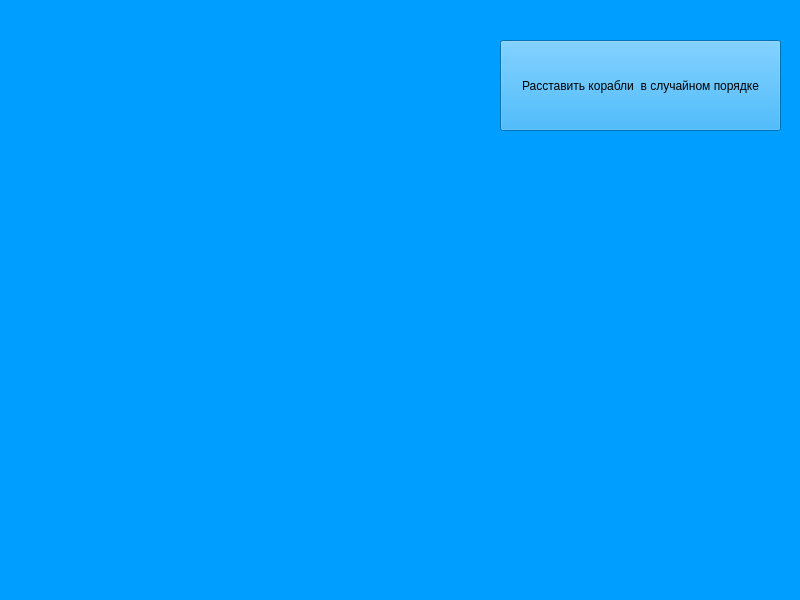
<?xml version="1.0" encoding="UTF-8"?>
<ui version="4.0">
 <class>game_menu</class>
 <widget class="QMainWindow" name="game_menu">
  <property name="geometry">
   <rect>
    <x>0</x>
    <y>0</y>
    <width>800</width>
    <height>600</height>
   </rect>
  </property>
  <property name="windowTitle">
   <string>MainWindow</string>
  </property>
  <property name="styleSheet">
   <string notr="true">background-color: #009eff</string>
  </property>
  <widget class="QWidget" name="centralwidget">
   <widget class="QLabel" name="label">
    <property name="geometry">
     <rect>
      <x>650</x>
      <y>190</y>
      <width>41</width>
      <height>41</height>
     </rect>
    </property>
    <property name="text">
     <string>&lt;html&gt;&lt;head/&gt;&lt;body&gt;&lt;p align=&quot;center&quot;&gt;&lt;img src=&quot;:/Models_Ships/Models ships/ship1.png&quot;/&gt;&lt;/p&gt;&lt;/body&gt;&lt;/html&gt;</string>
    </property>
   </widget>
   <widget class="QLabel" name="label_2">
    <property name="geometry">
     <rect>
      <x>660</x>
      <y>230</y>
      <width>51</width>
      <height>31</height>
     </rect>
    </property>
    <property name="text">
     <string>&lt;html&gt;&lt;head/&gt;&lt;body&gt;&lt;p&gt;&lt;img src=&quot;:/Models_Ships/Models ships/ship2.png&quot;/&gt;&lt;/p&gt;&lt;/body&gt;&lt;/html&gt;</string>
    </property>
   </widget>
   <widget class="QLabel" name="label_3">
    <property name="geometry">
     <rect>
      <x>660</x>
      <y>260</y>
      <width>71</width>
      <height>51</height>
     </rect>
    </property>
    <property name="text">
     <string>&lt;html&gt;&lt;head/&gt;&lt;body&gt;&lt;p&gt;&lt;img src=&quot;:/Models_Ships/Models ships/ship3.png&quot;/&gt;&lt;/p&gt;&lt;/body&gt;&lt;/html&gt;</string>
    </property>
   </widget>
   <widget class="QLabel" name="label_4">
    <property name="geometry">
     <rect>
      <x>660</x>
      <y>300</y>
      <width>101</width>
      <height>41</height>
     </rect>
    </property>
    <property name="text">
     <string>&lt;html&gt;&lt;head/&gt;&lt;body&gt;&lt;p&gt;&lt;img src=&quot;:/Models_Ships/Models ships/ship4.png&quot;/&gt;&lt;/p&gt;&lt;/body&gt;&lt;/html&gt;</string>
    </property>
   </widget>
   <widget class="QPushButton" name="pushButton">
    <property name="geometry">
     <rect>
      <x>500</x>
      <y>40</y>
      <width>281</width>
      <height>91</height>
     </rect>
    </property>
    <property name="text">
     <string>Расставить корабли  в случайном порядке</string>
    </property>
   </widget>
  </widget>
  <widget class="QMenuBar" name="menubar">
   <property name="geometry">
    <rect>
     <x>0</x>
     <y>0</y>
     <width>800</width>
     <height>22</height>
    </rect>
   </property>
  </widget>
  <widget class="QStatusBar" name="statusbar"/>
 </widget>
 <resources>
  <include location="res_rc.qrc"/>
 </resources>
 <connections/>
</ui>
